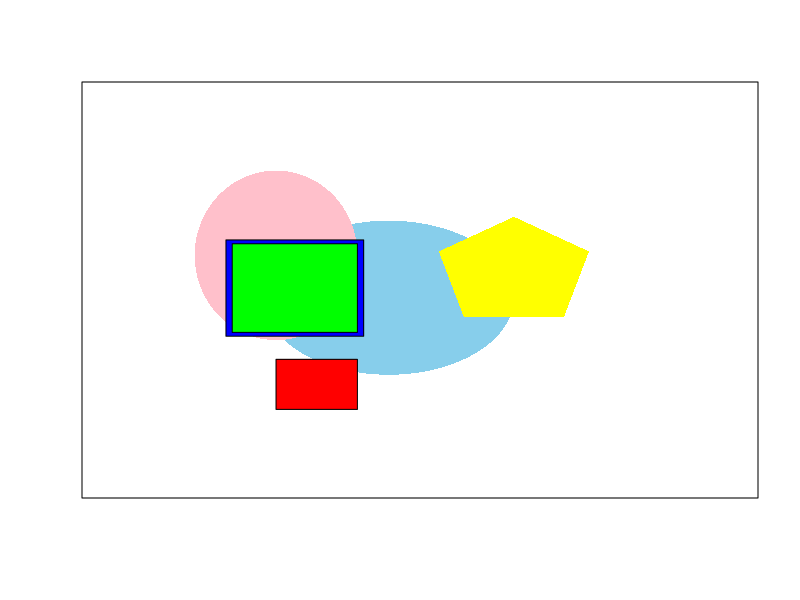

Write the R code that produced this figure.
## ---- chunk 1

plot(1:2, type="n", xlim=c(0,100), ylim=c(0,100), xaxt="n", yaxt="n", xlab="", ylab="")
angle= seq(0,2*pi, length=1000)
d= 45 + 20*cos(angle)
f= 48 + 20*sin(angle)
polygon(d,f, col= "skyblue", border=FALSE)
angle= seq(0,2*pi, length=1000)
e= 27 + 13*cos(angle)
g= 59 + 22*sin(angle)
polygon(e,g, col="pink", border=FALSE)
polygon(c(19,41,41,19), c(38,38,63,63), col="Blue")
polygon(c(20,40,40,20), c(39,39,62,62), col="Green")
polygon(c(27,40,40,27), c(19,19,32,32), col="red")
polygon(c(57,73,77,65,53), c(43,43,60,69,60), col="yellow", border=NA)
